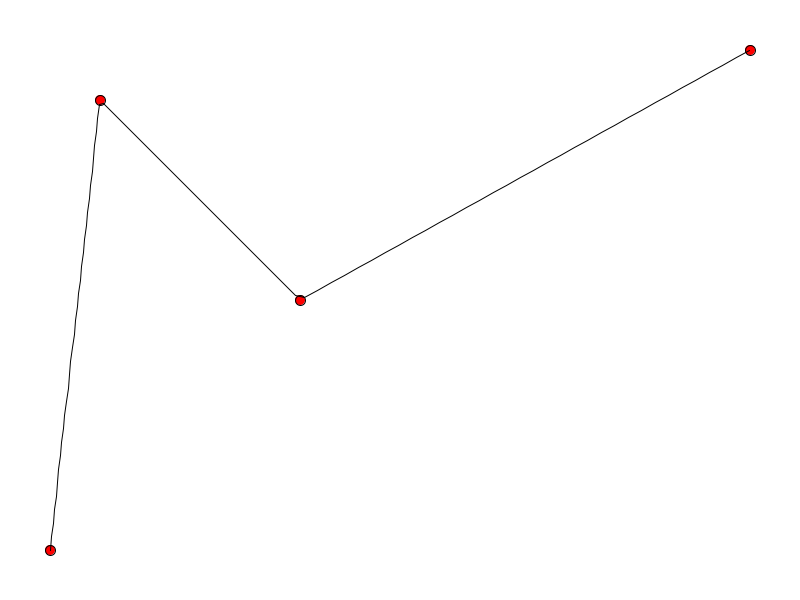
Frame 1 (no input)
Frame 60 (the mouse pressed at the canvas centre just before this capture): identical to frame 1, image omitted
Frame 120 (the mouse held since frame 60 and released just before this capture): identical to frame 1, image omitted

The Processing sketch that drew this single still picture (run headless with seeded random() and noise(); from frame 60 on, the mouse is pressed at the canvas centre):

// Processing sketch: Curva_el_nano_33
// ── Curva_el_nano_33.pde
PVector[] puntos = new PVector[4];

void setup() 
{
  size(800, 600);

  puntos[0] = new PVector(50, height-50);
  puntos[1] = new PVector(100, 100);
  puntos[2] = new PVector(300, 300);
  puntos[3] = new PVector(width-50, 50);
}

void draw() 
{
  background(255);
  
  for (int i = 0; i < puntos.length; i++) 
  {
    fill(255, 0, 0);
    ellipse(puntos[i].x, puntos[i].y, 10, 10);
  }
  
  noFill();
  stroke(0);
  beginShape();
  for (float t = 0; t <= 1; t += 0.01) 
  {
    PVector punto = interpolate(puntos, t);
    vertex(punto.x, punto.y);
  }
  endShape();
}

PVector interpolate(PVector[] puntos, float t) 
{
  int n = puntos.length - 1; 
  int idx = floor(t * n); 
  float u = t * n - idx; 

  PVector p0 = puntos[idx];
  PVector p1 = puntos[idx + 1];

  float h1 = 2 * pow(u, 3) - 3 * pow(u, 2) + 1;
  float h2 = -2 * pow(u, 3) + 3 * pow(u, 2);
  float h3 = pow(u, 3) - 2 * pow(u, 2) + u;
  float h4 = pow(u, 3) - pow(u, 2);

  PVector punto = new PVector(h1 * p0.x + h2 * p1.x + h3 * (p1.x - p0.x) + h4 * (p1.x - p0.x),h1 * p0.y + h2 * p1.y + h3 * (p1.y - p0.y) + h4 * (p1.y - p0.y));
  return punto;
}
